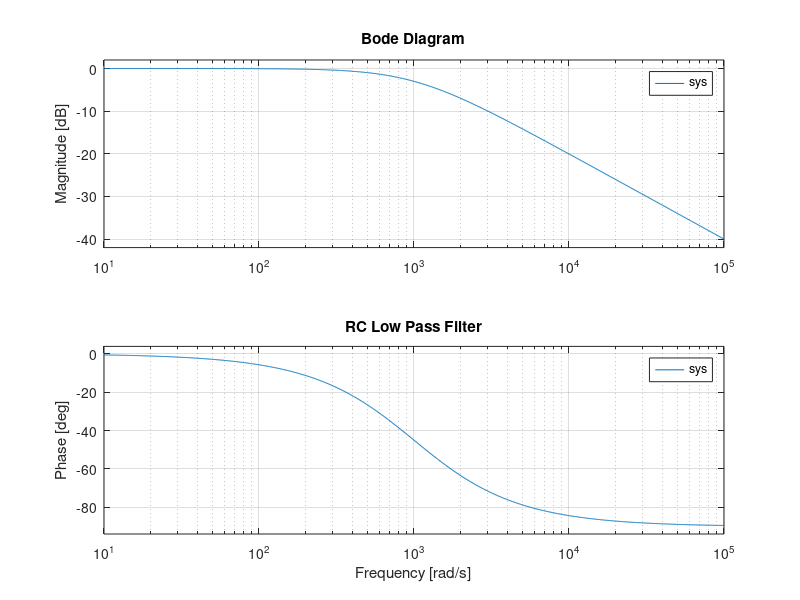

MATLAB code to generate this figure:
% RC Low Pass Filter
% Md. Roknuzzaman Rikon
% 26-09-2024

R = 1e3; % Resistance in ohms  
C = 1e-6; % Capacitance in farads  
fc = 1/(2*pi*R*C); % Cutoff frequency  

sys = tf([1], [R*C 1]); % Transfer function of the RC low pass filter  
bode(sys); % Generate the Bode plot for the given transfer function  
title('RC Low Pass Filter'); % Add title to the plot  
